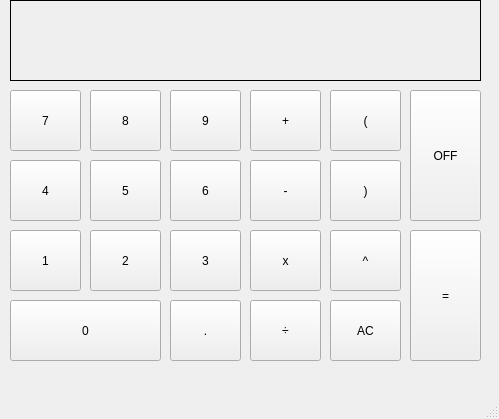
<?xml version="1.0" encoding="UTF-8"?>
<ui version="4.0">
 <class>MainWindow</class>
 <widget class="QMainWindow" name="MainWindow">
  <property name="geometry">
   <rect>
    <x>0</x>
    <y>0</y>
    <width>499</width>
    <height>419</height>
   </rect>
  </property>
  <property name="windowTitle">
   <string>MainWindow</string>
  </property>
  <property name="windowIcon">
   <iconset theme="QIcon::ThemeIcon::ApplicationExit"/>
  </property>
  <property name="windowOpacity">
   <double>0.800000000000000</double>
  </property>
  <property name="autoFillBackground">
   <bool>false</bool>
  </property>
  <widget class="QWidget" name="centralwidget">
   <widget class="QLabel" name="label">
    <property name="geometry">
     <rect>
      <x>10</x>
      <y>0</y>
      <width>471</width>
      <height>81</height>
     </rect>
    </property>
    <property name="font">
     <font>
      <pointsize>24</pointsize>
     </font>
    </property>
    <property name="frameShape">
     <enum>QFrame::Shape::Box</enum>
    </property>
    <property name="text">
     <string/>
    </property>
   </widget>
   <widget class="QPushButton" name="pushButton7">
    <property name="geometry">
     <rect>
      <x>10</x>
      <y>90</y>
      <width>71</width>
      <height>61</height>
     </rect>
    </property>
    <property name="text">
     <string>7</string>
    </property>
   </widget>
   <widget class="QPushButton" name="pushButton8">
    <property name="geometry">
     <rect>
      <x>90</x>
      <y>90</y>
      <width>71</width>
      <height>61</height>
     </rect>
    </property>
    <property name="text">
     <string>8</string>
    </property>
   </widget>
   <widget class="QPushButton" name="pushButton9">
    <property name="geometry">
     <rect>
      <x>170</x>
      <y>90</y>
      <width>71</width>
      <height>61</height>
     </rect>
    </property>
    <property name="text">
     <string>9</string>
    </property>
   </widget>
   <widget class="QPushButton" name="pushButton5">
    <property name="geometry">
     <rect>
      <x>90</x>
      <y>160</y>
      <width>71</width>
      <height>61</height>
     </rect>
    </property>
    <property name="text">
     <string>5</string>
    </property>
   </widget>
   <widget class="QPushButton" name="pushButton4">
    <property name="geometry">
     <rect>
      <x>10</x>
      <y>160</y>
      <width>71</width>
      <height>61</height>
     </rect>
    </property>
    <property name="text">
     <string>4</string>
    </property>
   </widget>
   <widget class="QPushButton" name="pushButton6">
    <property name="geometry">
     <rect>
      <x>170</x>
      <y>160</y>
      <width>71</width>
      <height>61</height>
     </rect>
    </property>
    <property name="text">
     <string>6</string>
    </property>
   </widget>
   <widget class="QPushButton" name="pushButton2">
    <property name="geometry">
     <rect>
      <x>90</x>
      <y>230</y>
      <width>71</width>
      <height>61</height>
     </rect>
    </property>
    <property name="text">
     <string>2</string>
    </property>
   </widget>
   <widget class="QPushButton" name="pushButton1">
    <property name="geometry">
     <rect>
      <x>10</x>
      <y>230</y>
      <width>71</width>
      <height>61</height>
     </rect>
    </property>
    <property name="text">
     <string>1</string>
    </property>
   </widget>
   <widget class="QPushButton" name="pushButton3">
    <property name="geometry">
     <rect>
      <x>170</x>
      <y>230</y>
      <width>71</width>
      <height>61</height>
     </rect>
    </property>
    <property name="text">
     <string>3</string>
    </property>
   </widget>
   <widget class="QPushButton" name="pushButton_dot">
    <property name="geometry">
     <rect>
      <x>170</x>
      <y>300</y>
      <width>71</width>
      <height>61</height>
     </rect>
    </property>
    <property name="text">
     <string>.</string>
    </property>
   </widget>
   <widget class="QPushButton" name="pushButton0">
    <property name="geometry">
     <rect>
      <x>10</x>
      <y>300</y>
      <width>151</width>
      <height>61</height>
     </rect>
    </property>
    <property name="text">
     <string>0</string>
    </property>
   </widget>
   <widget class="QPushButton" name="pushButton_plus">
    <property name="geometry">
     <rect>
      <x>250</x>
      <y>90</y>
      <width>71</width>
      <height>61</height>
     </rect>
    </property>
    <property name="text">
     <string>+</string>
    </property>
   </widget>
   <widget class="QPushButton" name="pushButton_time">
    <property name="geometry">
     <rect>
      <x>250</x>
      <y>230</y>
      <width>71</width>
      <height>61</height>
     </rect>
    </property>
    <property name="text">
     <string>x</string>
    </property>
   </widget>
   <widget class="QPushButton" name="pushButton_minus">
    <property name="geometry">
     <rect>
      <x>250</x>
      <y>160</y>
      <width>71</width>
      <height>61</height>
     </rect>
    </property>
    <property name="text">
     <string>-</string>
    </property>
   </widget>
   <widget class="QPushButton" name="pushButton_div">
    <property name="geometry">
     <rect>
      <x>250</x>
      <y>300</y>
      <width>71</width>
      <height>61</height>
     </rect>
    </property>
    <property name="text">
     <string>÷</string>
    </property>
   </widget>
   <widget class="QPushButton" name="pushButton_paran2">
    <property name="geometry">
     <rect>
      <x>330</x>
      <y>160</y>
      <width>71</width>
      <height>61</height>
     </rect>
    </property>
    <property name="text">
     <string>)</string>
    </property>
   </widget>
   <widget class="QPushButton" name="pushButton_power">
    <property name="geometry">
     <rect>
      <x>330</x>
      <y>230</y>
      <width>71</width>
      <height>61</height>
     </rect>
    </property>
    <property name="text">
     <string>^</string>
    </property>
   </widget>
   <widget class="QPushButton" name="pushButton_paran1">
    <property name="geometry">
     <rect>
      <x>330</x>
      <y>90</y>
      <width>71</width>
      <height>61</height>
     </rect>
    </property>
    <property name="text">
     <string>(</string>
    </property>
   </widget>
   <widget class="QPushButton" name="pushButton_ac">
    <property name="geometry">
     <rect>
      <x>330</x>
      <y>300</y>
      <width>71</width>
      <height>61</height>
     </rect>
    </property>
    <property name="text">
     <string>AC</string>
    </property>
   </widget>
   <widget class="QPushButton" name="pushButton_off">
    <property name="geometry">
     <rect>
      <x>410</x>
      <y>90</y>
      <width>71</width>
      <height>131</height>
     </rect>
    </property>
    <property name="text">
     <string>OFF</string>
    </property>
   </widget>
   <widget class="QPushButton" name="pushButton_exe">
    <property name="geometry">
     <rect>
      <x>410</x>
      <y>230</y>
      <width>71</width>
      <height>131</height>
     </rect>
    </property>
    <property name="text">
     <string>=</string>
    </property>
    <property name="flat">
     <bool>false</bool>
    </property>
   </widget>
  </widget>
  <widget class="QMenuBar" name="menubar">
   <property name="geometry">
    <rect>
     <x>0</x>
     <y>0</y>
     <width>499</width>
     <height>26</height>
    </rect>
   </property>
  </widget>
  <widget class="QStatusBar" name="statusbar"/>
 </widget>
 <resources/>
 <connections/>
</ui>
